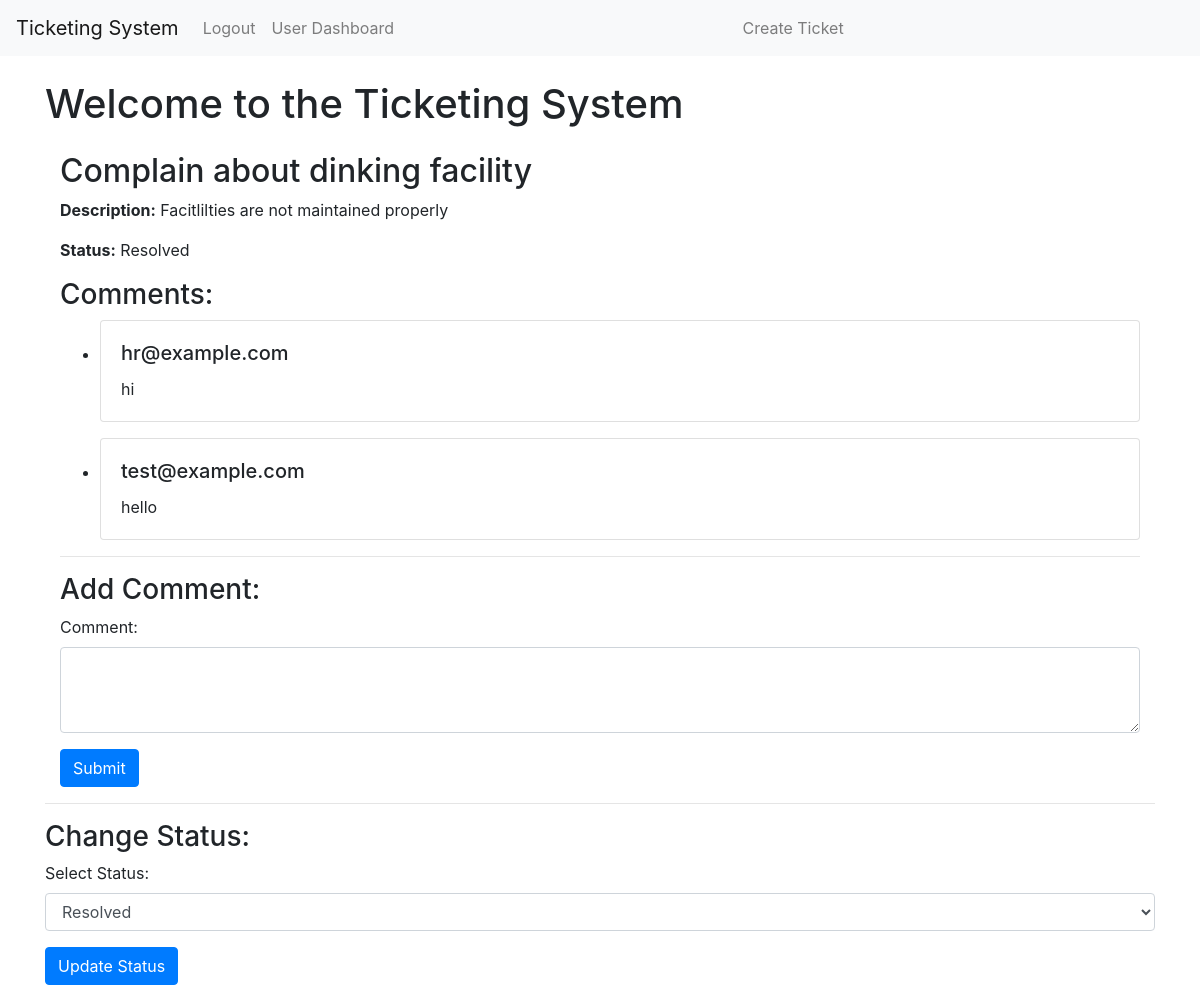
The page /ticket/1 (signed in) on the database its author committed.
### app/models.py (models this page shows, shortened)
class Ticket(db.Model):
    id = db.Column(db.Integer, primary_key=True)
    title = db.Column(db.String(100), nullable=False)
    description = db.Column(db.Text, nullable=False)
    status = db.Column(db.String(20), default='New')  # Consider using an enum
    creator_id = db.Column(db.Integer, db.ForeignKey('user.id'), nullable=False)
    creator = db.relationship('User', backref='tickets')

class Comment(db.Model):
    id = db.Column(db.Integer, primary_key=True)
    content = db.Column(db.Text, nullable=False)
    ticket_id = db.Column(db.Integer, db.ForeignKey('ticket.id'), nullable=False)
    author_id = db.Column(db.Integer, db.ForeignKey('user.id'), nullable=False)
    ticket = db.relationship('Ticket', backref=db.backref('comments', lazy='dynamic'))
    author = db.relationship('User', backref='comments')

class User(UserMixin, db.Model):
    id = db.Column(db.Integer, primary_key=True)
    email = db.Column(db.String(100), unique=True, nullable=False)
    password_hash = db.Column(db.String(128))
    is_hr = db.Column(db.Boolean, default=False)
    is_admin = db.Column(db.Boolean, default=False)
    is_approved = db.Column(db.Boolean, default=False)

### app/__init__.py (the view)
    @app.route('/ticket/<int:ticket_id>')
    @login_required
    def view_ticket(ticket_id):
        ticket = Ticket.query.get_or_404(ticket_id)
        if current_user.id != ticket.creator_id and not current_user.is_hr:
            flash('You are not authorized to view this ticket.', 'warning')
            return redirect(url_for('index'))
        comment_form = CommentForm()
        status_form = StatusForm()
        return render_template('ticket_detail.html', ticket=ticket, comment_form=comment_form, status_form=status_form)

### app/forms.py
class CommentForm(FlaskForm):
    comment = StringField('Add your comments/query here', validators=[DataRequired(
        message="Please enter a comment before submitting.")])
    submit = SubmitField('Submit Comment')

class StatusForm(FlaskForm):
    status_choices = [('New', 'New'), ('In Progress', 'In Progress'), ('Closed', 'Closed')]  # Define status choices
    status = SelectField('Status', choices=status_choices, validators=[DataRequired()])
    submit = SubmitField('Update Status')

### app/__init__.py (called while the page is built)
@login_manager.user_loader
def load_user(user_id):
    return User.query.get(int(user_id))

### app/templates/ticket_detail.html (shortened to what this page needs)
{% extends 'base.html' %}
{% block content %}
  <div class="container mt-4">
    <h2>{{ ticket.title }}</h2>
    <p><strong>Description:</strong> {{ ticket.description }}</p>
    <p><strong>Status:</strong> {{ ticket.status }}</p>
    <h3>Comments:</h3>
    <ul>
      {% for comment in ticket.comments %}
        <li class="mb-3">
          <div class="card">
            <div class="card-body">
              <h5 class="card-title">{{ comment.author.email }}</h5>
              <p class="card-text">{{ comment.content }}</p>
            </div>
          </div>
        </li>
      {% endfor %}
    </ul>
    <hr>
    <h3>Add Comment:</h3>
    <form action="{{ url_for('add_comment', ticket_id=ticket.id) }}" method="post">
      <div class="form-group">
        <label for="comment">Comment:</label>
        <textarea class="form-control" id="comment" name="comment" rows="3" required></textarea>
      </div>
      <button type="submit" class="btn btn-primary">Submit</button>
    </form>
  </div>
<hr>
    <h3>Change Status:</h3>
      <form action="{{ url_for('change_status', ticket_id=ticket.id) }}" method="post">
        <div class="form-group">
          <label for="status">Select Status:</label>
          <select class="form-control" id="status" name="status" required>
            <option value="Resolved" {% if ticket.status == 'Resolved' %} selected {% endif %}>Resolved</option>
          </select>
        </div>
        <button type="submit" class="btn btn-primary">Update Status</button>
      </form>
  </div>
{% endblock %}

### rows shown on the page
Ticket: title "Complain about dinking facility", description "Facitlilties are not maintained properly", status "Resolved"
Comment: author.email "hr@example.com", content "hi"
Comment: author.email "test@example.com", content "hello"
